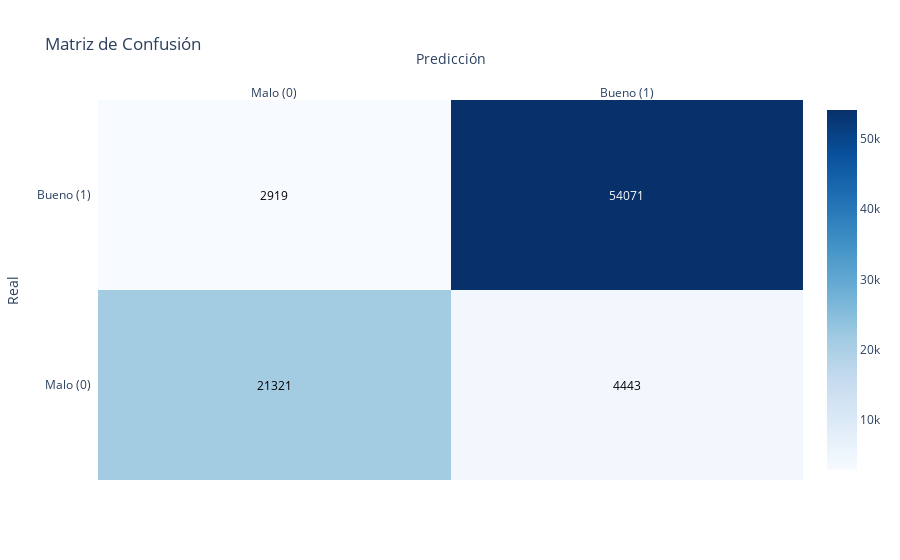

The cell this chart's notebook holds for it:
### Markdown cell above
Gráfica para poder ver cuantos tuvo correcto y cuantos incorrectos tanto con el 1 como el 0. Esto así para poder exactamente los correctos y los incorrectos.

### Code cell
# Calcular la matriz de confusión
cm = confusion_matrix(y_test, y_pred)
labels = ["Malo (0)", "Bueno (1)"]

# Crear la figura
fig = ff.create_annotated_heatmap(
    z=cm,
    x=labels,
    y=labels,
    colorscale='Blues',
    showscale=True
)
fig.update_layout(
    title="Matriz de Confusión",
    xaxis_title="Predicción",
    yaxis_title="Real"
)
fig.show()

### Figure 1 — Plotly figure (JSON) as saved in the notebook; plotly's stock layout.template omitted (floating-point values rounded to 4 significant figures)
{"data": [{"colorscale": [[0, "rgb(247,251,255)"], [0.125, "rgb(222,235,247)"], [0.25, "rgb(198,219,239)"], [0.375, "rgb(158,202,225)"], [0.5, "rgb(107,174,214)"], [0.625, "rgb(66,146,198)"], [0.75, "rgb(33,113,181)"], [0.875, "rgb(8,81,156)"], [1, "rgb(8,48,107)"]], "reversescale": false, "showscale": true, "type": "heatmap", "x": ["Malo (0)", "Bueno (1)"], "y": ["Malo (0)", "Bueno (1)"], "z": [[21321, 4443], [2919, 54071]]}], "layout": {"annotations": [{"font": {"color": "#000000"}, "showarrow": false, "text": "21321", "x": "Malo (0)", "xref": "x", "y": "Malo (0)", "yref": "y"}, {"font": {"color": "#000000"}, "showarrow": false, "text": "4443", "x": "Bueno (1)", "xref": "x", "y": "Malo (0)", "yref": "y"}, {"font": {"color": "#000000"}, "showarrow": false, "text": "2919", "x": "Malo (0)", "xref": "x", "y": "Bueno (1)", "yref": "y"}, {"font": {"color": "#FFFFFF"}, "showarrow": false, "text": "54071", "x": "Bueno (1)", "xref": "x", "y": "Bueno (1)", "yref": "y"}], "title": {"text": "Matriz de Confusión"}, "xaxis": {"dtick": 1, "gridcolor": "rgb(0, 0, 0)", "side": "top", "ticks": "", "title": {"text": "Predicción"}}, "yaxis": {"dtick": 1, "ticks": "", "ticksuffix": "  ", "title": {"text": "Real"}}}}
